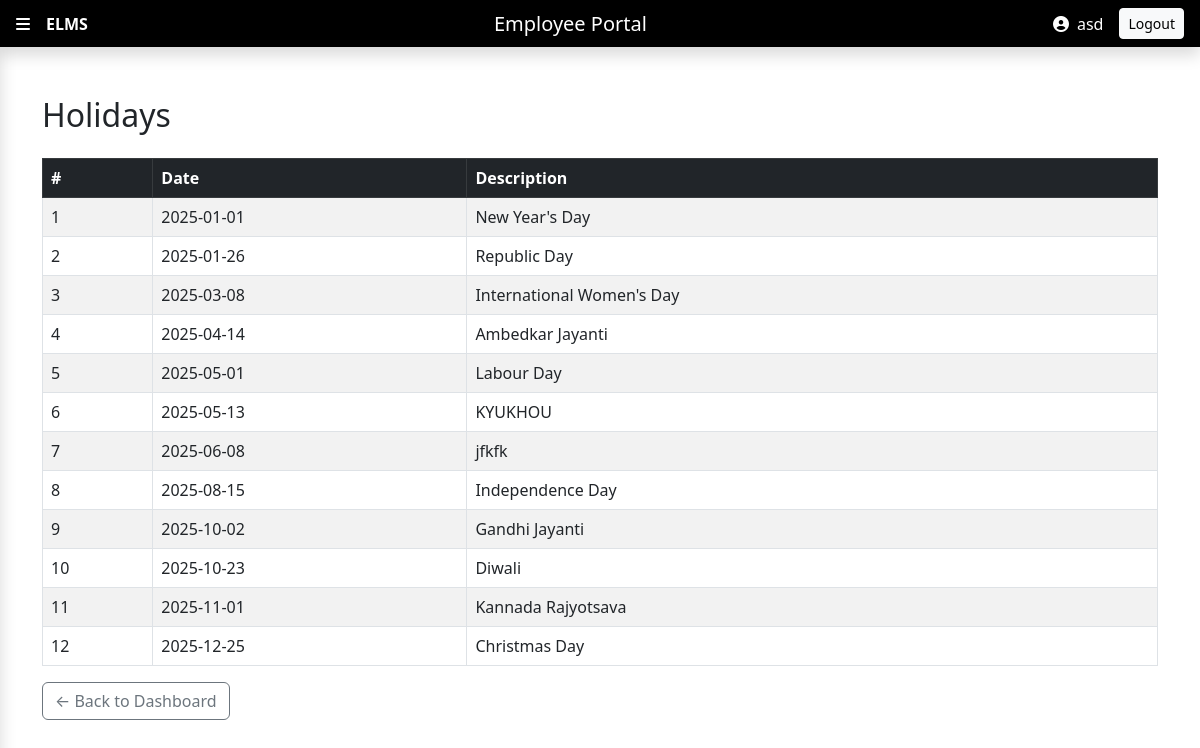
Screenshot of /holidays.php (signed in) with the database file from the repository.
### tables this page shows
CREATE TABLE `holidays` (
  `holiday_id` int(11) NOT NULL,
  `holiday_date` date DEFAULT NULL,
  `description` varchar(255) DEFAULT NULL
);

### holidays.php (the view, shortened to what this page needs)
<?php
include 'includes/db.php';
include 'includes/header.php';
if($_SESSION['role']==='admin') {
    $page='admin_dashboard.php';
}
else{
    $page= 'user_dashboard.php';
}
?>
<!DOCTYPE html>
<html lang="en">
<head>
  <link rel="stylesheet" href="https://cdn.jsdelivr.net/npm/bootstrap@5.3.0/dist/css/bootstrap.min.css">
</head>
<body class="d-flex flex-column min-vh-100">
  <main class="flex-grow-1 container mt-4">
  <div class="d-flex justify-content-between align-items-center mb-3">
    <h2>Holidays</h2>
  </div>
    <table class="table table-bordered table-striped mt-3">
      <thead class="table-dark">
        <tr>
          <th>#</th>
          <th>Date</th>
          <th>Description</th>
        </tr>
      </thead>
      <tbody>
        <?php
        $result = $conn->query("SELECT * FROM Holidays ORDER BY holiday_date ASC");
        if ($result->num_rows > 0) {
            $i = 1;
            while ($row = $result->fetch_assoc()) {
                echo "<tr>
                        <td>{$i}</td>
                        <td>{$row['holiday_date']}</td>
                        <td>{$row['description']}</td>
                      </tr>";
                $i++;
            }
        } else {
            echo "<tr><td colspan='3' class='text-center'>No holidays found.</td></tr>";
        }
        ?>
      </tbody>
    </table>
    <?php echo "<a href=$page class='btn btn-outline-secondary'>← Back to Dashboard</a>"?>
  </main>
</body>
</html>

### includes/header.php (shortened to what this page needs)
<?php
$name = $_SESSION['name'] ?? 'User';
$role = $_SESSION['role'] ?? '';
$dashboard = $role === 'admin' ? 'Admin Portal' : 'Employee Portal';
?>
<link href="https://cdn.jsdelivr.net/npm/bootstrap@5.3.0/dist/css/bootstrap.min.css" rel="stylesheet">
<link rel="stylesheet" href="https://cdnjs.cloudflare.com/ajax/libs/font-awesome/6.4.0/css/all.min.css">
<header class="bg-black text-white py-2 px-3 d-flex justify-content-between align-items-center shadow fixed-top" style="z-index:1000;">
  <div class="d-flex align-items-center">
    <i class="fas fa-bars me-3 cursor-pointer" style="cursor:pointer;" onclick="toggleSidebar()"></i>
    <strong>ELMS</strong>
  </div>
  <div><h5 class="mb-0"><?= $dashboard ?></h5></div>
  <div class="d-flex align-items-center">
    <i class="fas fa-user-circle me-2"></i>
    <?= htmlspecialchars($name) ?>
    <a href="logout.php" class="btn btn-sm btn-light ms-3">Logout</a>
  </div>
</header>
<div id="main-content" class="pt-5 mt-4 px-3 " >

### includes/header.php (style rules this page uses)
#main-content { margin-left: 0; transition: margin-left 0.3s; }

### rows the page displays
holidays: holiday_date "2025-01-01", description "New Year's Day"
holidays: holiday_date "2025-01-26", description "Republic Day"
holidays: holiday_date "2025-03-08", description "International Women's Day"
holidays: holiday_date "2025-04-14", description "Ambedkar Jayanti"
holidays: holiday_date "2025-05-01", description "Labour Day"
holidays: holiday_date "2025-05-13", description "KYUKHOU"
holidays: holiday_date "2025-06-08", description "jfkfk"
holidays: holiday_date "2025-08-15", description "Independence Day"
holidays: holiday_date "2025-10-02", description "Gandhi Jayanti"
holidays: holiday_date "2025-10-23", description "Diwali"
holidays: holiday_date "2025-11-01", description "Kannada Rajyotsava"
holidays: holiday_date "2025-12-25", description "Christmas Day"

### other values shown
$dashboard "Employee Portal"
$name "asd"
